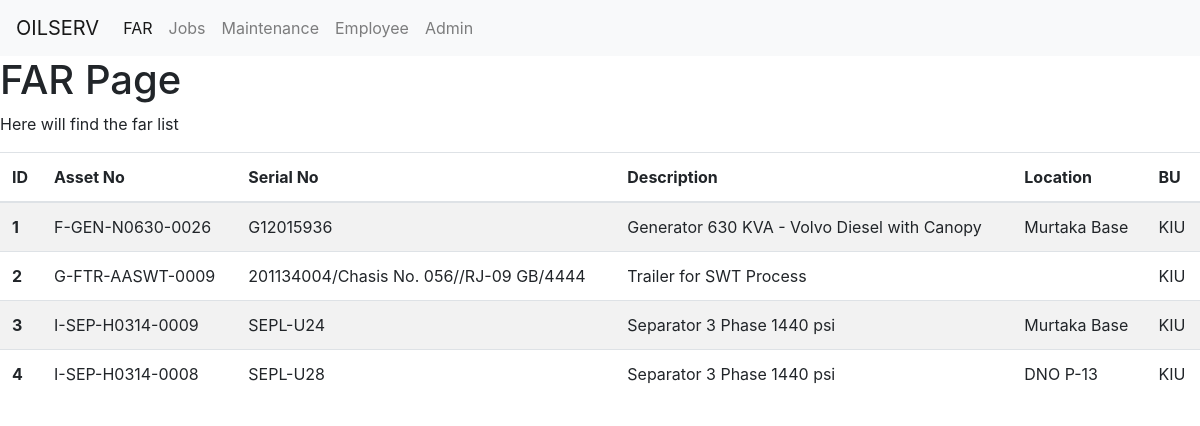
Page /FAR/ on the committed database.
### FAR/models.py (models this page shows, shortened)
class FAR_DB(models.Model):
    asset_num = models.CharField(max_length=200,unique=True, blank=False)
    serial_num = models.CharField(max_length=200,unique=True,blank=True)
    description = models.CharField(max_length=800)
    BU = models.CharField(max_length=4)
    BL = models.CharField(max_length=4)
    asset_life = models.IntegerField()
    acquisition_cost  = models.DecimalField(max_digits=10, decimal_places=2)
    tot_dep_value  = models.DecimalField(max_digits=10, decimal_places=2)
    nbv  = models.DecimalField(max_digits=10, decimal_places=2)
    acquisition_date  = models.DateField()
    equ_type = models.CharField(max_length=200)
    temp_location = models.CharField(max_length=200, blank=True)

### FAR/views.py (the view)
# urls.py: path('', views.FarListView.as_view(), name='far'),
class FarListView(ListView):
    template_name = 'FAR/far_page.html'
    queryset = models.FAR_DB.objects.all()
    context_object_name = 'far_1'

### FAR/templates/FAR/far_page.html
{% extends 'base.html' %}
{% block body_block %}
<h1>FAR Page</h1>
<p>Here will find the far list </p>
<table class="table table-striped">
	<thead>
		<tr>
			<th scope="col">ID</th>
			<th scope="col">Asset No</th>
			<th scope="col">Serial No</th>
			<th scope="col">Description</th>
			<th scope="col">Location</th>
			<th scope="col">BU</th>
		</tr>
	</thead>
	<tbody>
		{% for fa in far_1 %}
		<tr>
			<th scope="row">{{ fa.id }}</th>
			<td>{{ fa.asset_num  }}</td>
			<td>{{ fa.serial_num  }}</td>
			<td>{{ fa.description  }}</td>
			<td>{{ fa.temp_location }}</td>
			<td>{{ fa.BU }}</td>
		</tr>
		{% endfor %}
	</tbody>
</table>
{% endblock %}

### rows in the picture
FAR_DB: id "1", asset_num "F-GEN-N0630-0026", serial_num "G12015936", description "Generator 630 KVA - Volvo Diesel with Canopy", temp_location "Murtaka Base", BU "KIU"
FAR_DB: id "2", asset_num "G-FTR-AASWT-0009", serial_num "201134004/Chasis No. 056//RJ-09 GB/4444", description "Trailer for SWT Process", BU "KIU"
FAR_DB: id "3", asset_num "I-SEP-H0314-0009", serial_num "SEPL-U24", description "Separator 3 Phase 1440 psi", temp_location "Murtaka Base", BU "KIU"
FAR_DB: id "4", asset_num "I-SEP-H0314-0008", serial_num "SEPL-U28", description "Separator 3 Phase 1440 psi", temp_location "DNO P-13", BU "KIU"
